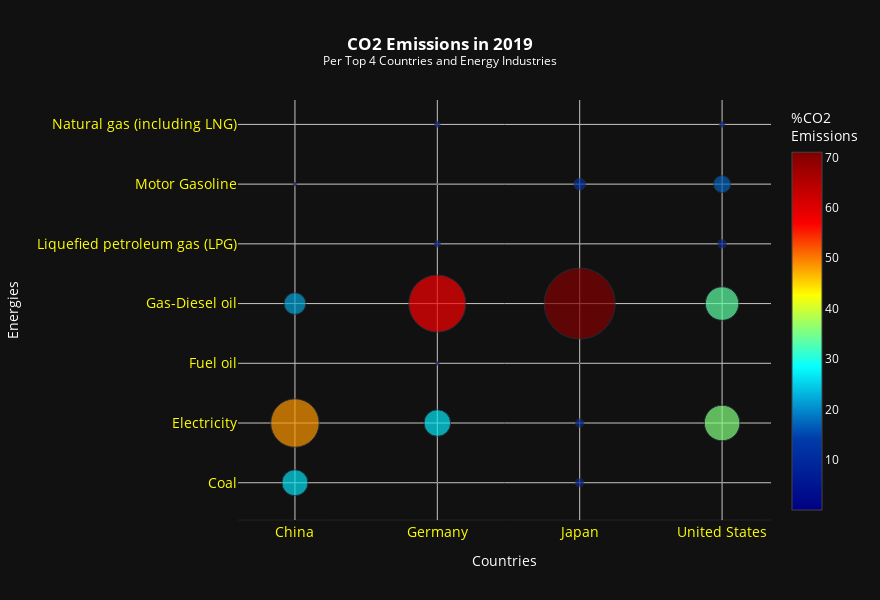

The notebook cell saved with this chart:
### Markdown cell above
## Data Visualization

### Code cell
title = "<b>CO2 Emissions in 2019</b><br><sup>Per Top 4 Countries and Energy Industries</sup>"
layout = plo.Layout(width=880, height=600, plot_bgcolor="dark grey", paper_bgcolor="dark grey",showlegend = False, title = {'text' : title, 'x':0.5, 'xanchor': 'center'},font = {"color" : 'white'})
fig =plo.Figure( layout = layout)
fig.add_trace(plo.Scatter(x=energy["Area"],y=energy["Item"],mode='markers', 
    hovertemplate="Country: %{x}<br>" + "Industry: %{y}<br>" +
                  "CO2 Emissions: %{marker.size:,}%" + "<extra></extra>",
    marker=dict(color=energy["%"],size=energy["%"],showscale=True,
                colorbar=dict(title='%CO2<br>Emissions'),opacity=0.7,colorscale='Jet')))

fig.update_xaxes(showline=True, linewidth=0.1, linecolor='#c9c4c3', gridcolor='#c9c4c3',
                 tickfont=dict(size=14, color='yellow'),title="Countries", showgrid=True, tickangle=0)
fig.update_yaxes(showline=False, linewidth=0.1, gridcolor='#c9c4c3',
                 tickfont=dict(size=14, color='yellow'),title="Energies", showgrid=True)
fig.show()

### Figure 1 — Plotly figure (JSON) as saved in the notebook; plotly's stock layout.template omitted (floating-point values rounded to 4 significant figures)
{"data": [{"hovertemplate": "Country: %{x}<br>Industry: %{y}<br>CO2 Emissions: %{marker.size:,}%<extra></extra>", "marker": {"color": [26.01, 48.46, 0.04, 21.74, 0.11, 3.51, 0.14, 0.36, 26.61, 3.59, 57.13, 6.07, 0.81, 5.43, 8.13, 8.33, 0.73, 71.05, 0.16, 11.56, 0.03, 0.18, 35.63, 0.01, 33.54, 8.21, 16.98, 5.45], "colorbar": {"title": {"text": "%CO2<br>Emissions"}}, "colorscale": [[0.0, "rgb(0,0,131)"], [0.2, "rgb(0,60,170)"], [0.4, "rgb(5,255,255)"], [0.6, "rgb(255,255,0)"], [0.8, "rgb(250,0,0)"], [1.0, "rgb(128,0,0)"]], "opacity": 0.7, "showscale": true, "size": [26.01, 48.46, 0.04, 21.74, 0.11, 3.51, 0.14, 0.36, 26.61, 3.59, 57.13, 6.07, 0.81, 5.43, 8.13, 8.33, 0.73, 71.05, 0.16, 11.56, 0.03, 0.18, 35.63, 0.01, 33.54, 8.21, 16.98, 5.45]}, "mode": "markers", "x": ["China", "China", "China", "China", "China", "China", "China", "Germany", "Germany", "Germany", "Germany", "Germany", "Germany", "Germany", "Japan", "Japan", "Japan", "Japan", "Japan", "Japan", "Japan", "United States", "United States", "United States", "United States", "United States", "United States", "United States"], "y": ["Coal", "Electricity", "Fuel oil", "Gas-Diesel oil", "Liquefied petroleum gas (LPG)", "Motor Gasoline", "Natural gas (including LNG)", "Coal", "Electricity", "Fuel oil", "Gas-Diesel oil", "Liquefied petroleum gas (LPG)", "Motor Gasoline", "Natural gas (including LNG)", "Coal", "Electricity", "Fuel oil", "Gas-Diesel oil", "Liquefied petroleum gas (LPG)", "Motor Gasoline", "Natural gas (including LNG)", "Coal", "Electricity", "Fuel oil", "Gas-Diesel oil", "Liquefied petroleum gas (LPG)", "Motor Gasoline", "Natural gas (including LNG)"], "type": "scatter"}], "layout": {"font": {"color": "white"}, "height": 600, "paper_bgcolor": "dark grey", "plot_bgcolor": "dark grey", "showlegend": false, "title": {"text": "<b>CO2 Emissions in 2019</b><br><sup>Per Top 4 Countries and Energy Industries</sup>", "x": 0.5, "xanchor": "center"}, "width": 880, "xaxis": {"tickfont": {"size": 14, "color": "yellow"}, "showline": true, "linewidth": 0.1, "linecolor": "#c9c4c3", "gridcolor": "#c9c4c3", "title": {"text": "Countries"}, "showgrid": true, "tickangle": 0}, "yaxis": {"tickfont": {"size": 14, "color": "yellow"}, "showline": false, "linewidth": 0.1, "gridcolor": "#c9c4c3", "title": {"text": "Energies"}, "showgrid": true}}}
